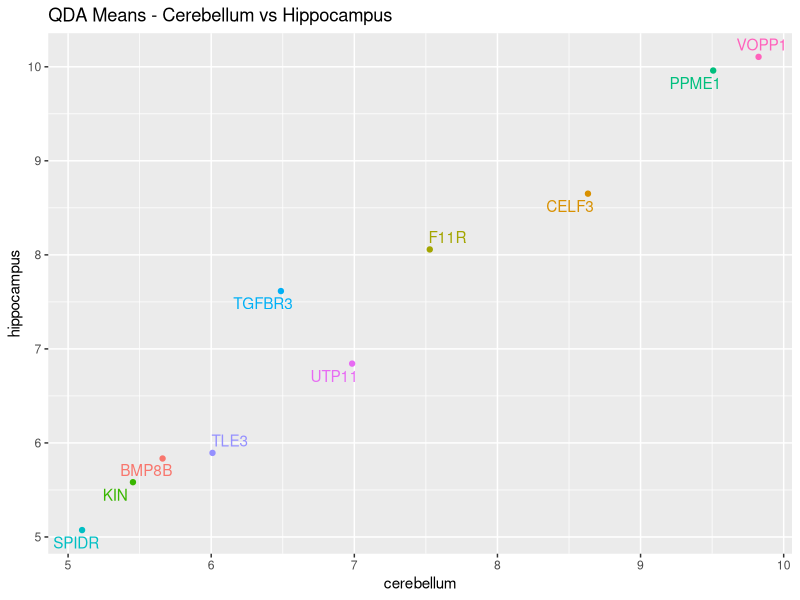

The R script that drew this image:
library(dslabs)
library(caret)
library(tidyverse)

#######################################################################
# Start of Answer, for Q-3
# Estimate the accuracy of QDA. 
#######################################################################

data("tissue_gene_expression")

#set.seed(1993, sample.kind = "Rounding") # use this line of code if you are using R 3.6 or later
set.seed(1993) # use this line of code if you are using R 3.5 or earlier

ind <- which(tissue_gene_expression$y %in% c("cerebellum", "hippocampus"))

y <- droplevels(tissue_gene_expression$y[ind])

x <- tissue_gene_expression$x[ind, ]
x <- x[, sample(ncol(x), 10)]

train_qda <- train(x, y, method="qda") 
#str(train_qda)

show(train_qda)
#  Accuracy   Kappa    
# 0.8147954  0.6339053


#######################################################################
# Start of Answer, for Q-4
# Plot the mean vectors against each other and 
# determine which 2 predictors (genes) appear to be driving the algorithm for QDA. 
#######################################################################

means_qda <- data.frame(t(train_qda$finalModel$means)) 
means_qda <- means_qda %>% mutate(gene = as.factor(rownames(means_qda)))

#install.packages("ggrepel") # I have already installed earlier.
library (ggrepel)

means_qda %>% ggplot(aes(x = cerebellum, y = hippocampus, colour = gene, label = gene)) +
  ggtitle("QDA Means - Cerebellum vs Hippocampus") +
  geom_point() +
  geom_text_repel(aes(label=gene)) +
  theme(legend.position="none")  

#######################################################################
